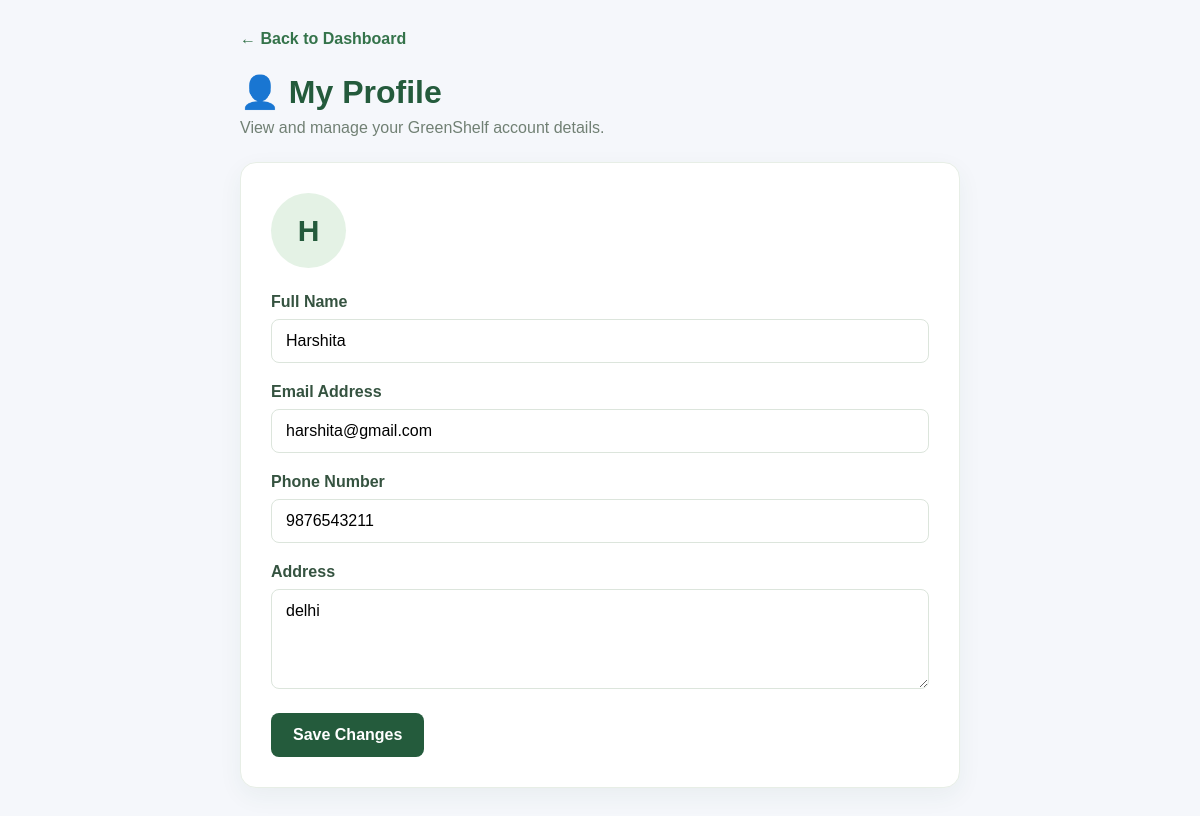
Screenshot of /student/profile.php (signed in) with the database file from the repository.
### tables this page shows
CREATE TABLE `members` (
  `id` int(11) NOT NULL,
  `member_name` varchar(100) NOT NULL,
  `email` varchar(100) DEFAULT NULL,
  `phone` varchar(20) DEFAULT NULL,
  `address` text DEFAULT NULL,
  `password` varchar(255) DEFAULT NULL,
  `created_at` timestamp NOT NULL DEFAULT current_timestamp()
);

### student/profile.php (the view, shortened to what this page needs)
<?php
require_once __DIR__ . "/../config/db.php";
$studentId = (int) $_SESSION["student_id"];
$sql = "SELECT member_name, email, phone, address
        FROM members
        WHERE id = ?";
$stmt = mysqli_prepare($conn, $sql);
mysqli_stmt_bind_param($stmt, "i", $studentId);
mysqli_stmt_execute($stmt);
$result = mysqli_stmt_get_result($stmt);
$student = mysqli_fetch_assoc($result);
?>
<!DOCTYPE html>
<html lang="en">
<head>
    <link rel="stylesheet" href="../assets/css/style.css">
</head>
<body>
<main class="profile-page">
    <a href="dashboard.php" class="profile-back">
        ← Back to Dashboard
    </a>
    <div class="profile-heading">
        <h1>👤 My Profile</h1>
        <p>View and manage your GreenShelf account details.</p>
    </div>
    <section class="profile-card">
        <div class="profile-avatar">
            <?php echo strtoupper(substr($student["member_name"], 0, 1)); ?>
        </div>
        <form method="POST" class="profile-form">
            <div class="form-group">
                <label for="member_name">Full Name</label>
                <input
                    type="text"
                    id="member_name"
                    name="member_name"
                    value="<?php echo htmlspecialchars($student["member_name"] ?? ""); ?>"
                    required
                >
            </div>
            <div class="form-group">
                <label for="email">Email Address</label>
                <input
                    type="email"
                    id="email"
                    name="email"
                    value="<?php echo htmlspecialchars($student["email"] ?? ""); ?>"
                    required
                >
            </div>
            <div class="form-group">
                <label for="phone">Phone Number</label>
                <input
                    type="text"
                    id="phone"
                    name="phone"
                    value="<?php echo htmlspecialchars($student["phone"] ?? ""); ?>"
                >
            </div>
            <div class="form-group">
                <label for="address">Address</label>
                <textarea
                    id="address"
                    name="address"
                ><?php echo htmlspecialchars($student["address"] ?? ""); ?></textarea>
            </div>
            <button type="submit" class="profile-save">
                Save Changes
            </button>
        </form>
    </section>
</main>
</body>
</html>

### assets/css/style.css (style rules this page uses)
* { box-sizing: border-box; margin: 0; padding: 0; }
body { font-family: Arial, sans-serif; background: #f5f7fb; color: #1f2937; min-height: 100vh; }
main { margin-left: 250px; padding: 35px; }
.form-group { margin-bottom: 18px; }
.form-group label { display: block; margin-bottom: 7px; font-weight: 600; }
.form-group input, .form-group textarea, .form-group select { width: 100%; padding: 11px; border: 1px solid #d1d5db; border-radius: 7px; font-size: 14px; }
html { scroll-behavior: smooth; }

### student/profile.php (style rules this page uses)
.profile-page { max-width: 760px; margin: 0 auto; padding: 30px 20px; }
.profile-back { display: inline-block; margin-bottom: 25px; color: #34734a; text-decoration: none; font-weight: 600; }
.profile-heading { margin-bottom: 25px; }
.profile-heading h1 { color: #245b3c; margin-bottom: 8px; }
.profile-heading p { color: #718074; }
.profile-card { background: #fff; padding: 30px; border-radius: 16px; border: 1px solid #e7eee6; box-shadow: 0 8px 25px rgba(36, 91, 60, 0.06); }
.profile-avatar { width: 75px; height: 75px; border-radius: 50%; background: #e4f2e5; color: #245b3c; display: flex; align-items: center; justify-content: center; font-size: 30px; font-weight: bold; margin-bottom: 25px; }
.profile-form .form-group { margin-bottom: 20px; }
.profile-form label { display: block; margin-bottom: 8px; font-weight: 600; color: #355340; }
.profile-form input, .profile-form textarea { width: 100%; padding: 12px 14px; border: 1px solid #dce5dc; border-radius: 8px; font: inherit; box-sizing: border-box; }
.profile-form textarea { min-height: 100px; resize: vertical; }
.profile-save { background: #245b3c; color: white; border: none; padding: 13px 22px; border-radius: 8px; font: inherit; font-weight: 600; cursor: pointer; }

### rows the page displays
members: member_name "H", member_name "Harshita", email "harshita@gmail.com", phone "9876543211", address "delhi"
